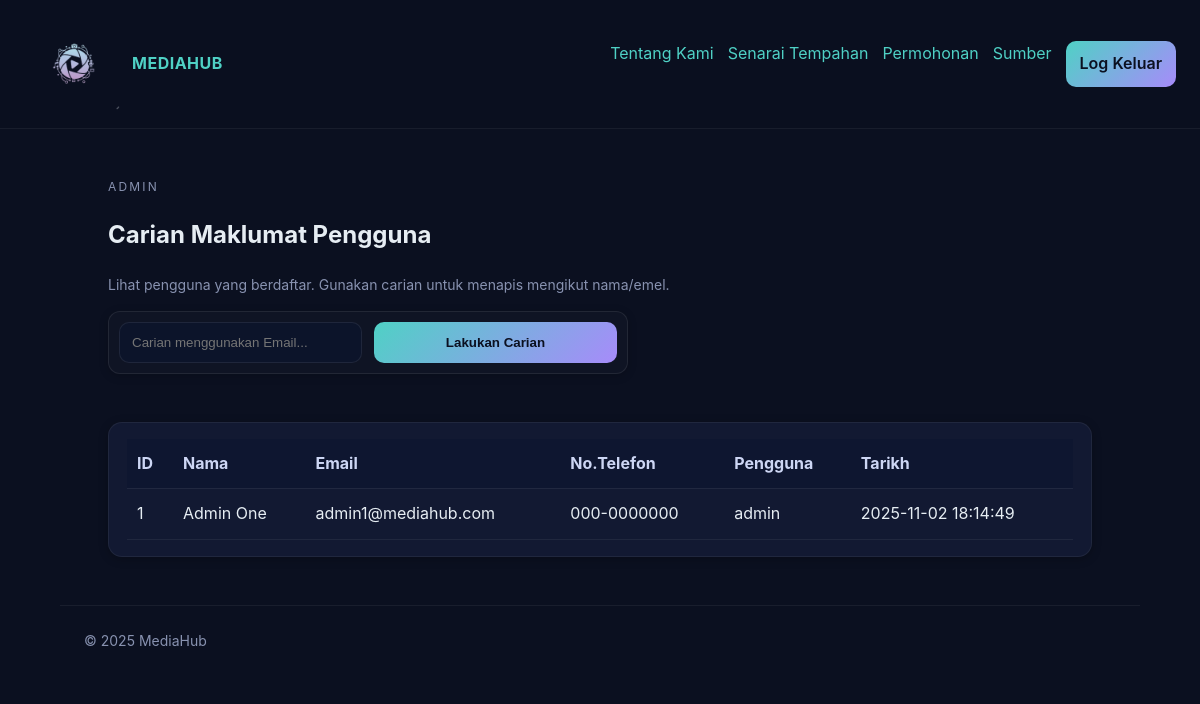
Screenshot of /backend/admin.php (signed in) with the database file from the repository.
### tables this page shows
CREATE TABLE IF NOT EXISTS users (
  id INT UNSIGNED AUTO_INCREMENT PRIMARY KEY,
  name VARCHAR(100) NOT NULL,
  email VARCHAR(190) NOT NULL UNIQUE,
  password_hash VARCHAR(255) NOT NULL,
  phone VARCHAR(30),
  role ENUM('user','admin') NOT NULL DEFAULT 'user',
  created_at TIMESTAMP DEFAULT CURRENT_TIMESTAMP
);

### backend/admin.php (the view, shortened to what this page needs)
<?php
require __DIR__ . '/config.php';
$q = trim($_GET['q'] ?? '');
$sql = "SELECT id, name, email, phone, role, created_at FROM users";
$params = [];
$sql .= " ORDER BY created_at DESC";
$stmt = $pdo->prepare($sql);
$stmt->execute($params);
$users = $stmt->fetchAll();
?>
<header class="section">
  <div class="kicker">Admin</div>
  <h2>Carian Maklumat Pengguna</h2>
  <p class="meta">Lihat pengguna yang berdaftar. Gunakan carian untuk menapis mengikut nama/emel.</p>
  <form method="get" class="form-row" style="max-width:520px;margin-top:12px">
    <input name="q" value="<?= htmlspecialchars($q) ?>" placeholder="Carian menggunakan Email...">
    <button class="btn" type="submit">Lakukan Carian</button>
  </form>
</header>
<section class="section">
  <div class="card">
    <div class="body">
      <table class="table">
        <thead><tr><th>ID</th><th>Nama</th><th>Email</th><th>No.Telefon</th><th>Pengguna</th><th>Tarikh</th></tr></thead>
        <tbody>
          <?php foreach ($users as $u): ?>
          <tr>
            <td><?= (int)$u['id'] ?></td>
            <td><?= htmlspecialchars($u['name']) ?></td>
            <td><?= htmlspecialchars($u['email']) ?></td>
            <td><?= htmlspecialchars($u['phone']) ?></td>
            <td><?= htmlspecialchars($u['role']) ?></td>
            <td><?= htmlspecialchars($u['created_at']) ?></td>
          </tr>
          <?php endforeach; ?>
        </tbody>
      </table>
    </div>
  </div>
</section>

### assets/styles.css (style rules this page uses)
:root { --bg:#0b1020; --card:#121932; --muted:#8892b0; --accent:#4fd1c5; --accent-2:#a78bfa; --text:#e6edf3; --navbar-height: 64px; }
* { box-sizing:border-box }
html,body { margin:0;padding:0;background:var(--bg);color:var(--text);font-family:Inter,system-ui,-apple-system,Segoe UI,Roboto,Ubuntu,Cantarell,Noto Sans,sans-serif;line-height:1.6 }
.btn { display:inline-block;background:linear-gradient(135deg,var(--accent),var(--accent-2));color:#0b1020;padding:10px 14px;border-radius:10px;font-weight:600;border:0;cursor:pointer }
.card { background:var(--card);border:1px solid rgba(255,255,255,0.06);border-radius:16px;overflow:hidden;display:flex;flex-direction:column }
.card .body { padding:16px;display:flex;flex-direction:column;gap:8px }
.meta { color:var(--muted);font-size:14px }
.section { padding:24px }
form { display:grid;gap:14px }
input,select,textarea { background:#0c142a;color:var(--text);border:1px solid rgba(255,255,255,0.08);padding:12px;border-radius:10px;width:100% }
.form-row { display:grid;grid-template-columns:1fr 1fr;gap:12px }
.table { width:100%;border-collapse:collapse }
.table th,.table td { padding:12px;border-bottom:1px solid rgba(255,255,255,0.08);text-align:left }
.kicker { letter-spacing:.18em;text-transform:uppercase;color:var(--muted);font-size:12px }
.section .card { background:var(--card); border:1px solid rgba(255,255,255,0.06); border-radius:14px; box-shadow:0 2px 10px rgba(0,0,0,.25); }
.section .card .body { padding:16px 18px }
.btn { transition:transform .02s ease, box-shadow .2s ease, opacity .2s ease }
.form-row { background:rgba(255,255,255,.02); border:1px solid rgba(255,255,255,.08); border-radius:12px; padding:10px; box-shadow:0 2px 10px rgba(0,0,0,.2); }
.table { border-collapse:separate;border-spacing:0;overflow:hidden }
.table th { position:sticky; top:0; z-index:1; background:#0e1630; color:#cdd6f4; font-weight:700; padding:12px 10px; border-bottom:1px solid rgba(255,255,255,.08); }
.table tbody td { padding:12px 10px; border-bottom:1px solid rgba(255,255,255,.06) }

### rows the page displays
users: id "1", name "Admin One", email "admin1@mediahub.com", phone "000-0000000", role "admin", created_at "2025-11-02 18:14:49"
